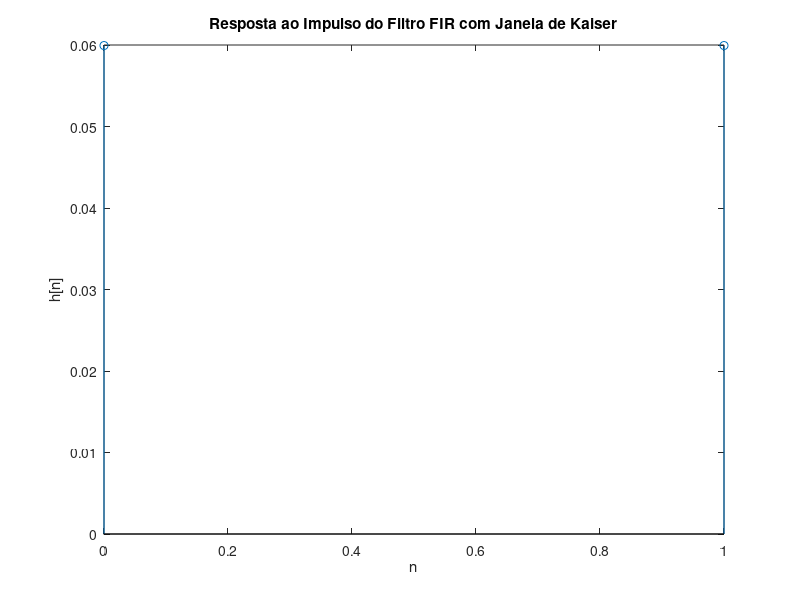
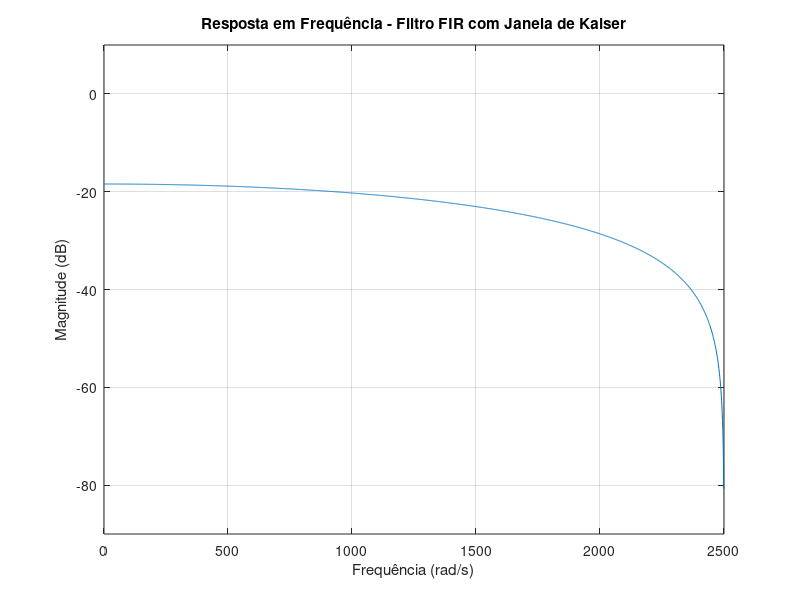

The MATLAB script that drew these images, in order:
clc; clear; close all;


Ap = 1;         
Ar = 40;        
Omega_p = 1200;
Omega_r = 1000;
Omega_s = 5000;

F = [Omega_p Omega_r]; 
A = [1 0]; 
delta_p = (10^(0.05*Ap) - 1)/(10^(0.05*Ap) + 1); 
delta_r = 10^(-0.05*Ar);                               
ripples = [delta_p delta_r];

[M, Wn, beta, ftype] = kaiserord(F, A, ripples, Omega_s);
w_kaiser = kaiser(M+1, beta);


h = fir1(M, Wn, ftype, w_kaiser, 'noscale');


figure(1)
stem(0:M, h)
xlabel('n'); ylabel('h[n]');
title('Resposta ao Impulso do Filtro FIR com Janela de Kaiser');


[H, w] = freqz(h, 1, 2048, Omega_s);

figure(2)
plot(w, 20*log10(abs(H)))
axis([0 Omega_s/2 -90 10])
xlabel('Frequência (rad/s)');
ylabel('Magnitude (dB)');
title('Resposta em Frequência - Filtro FIR com Janela de Kaiser');
grid on;